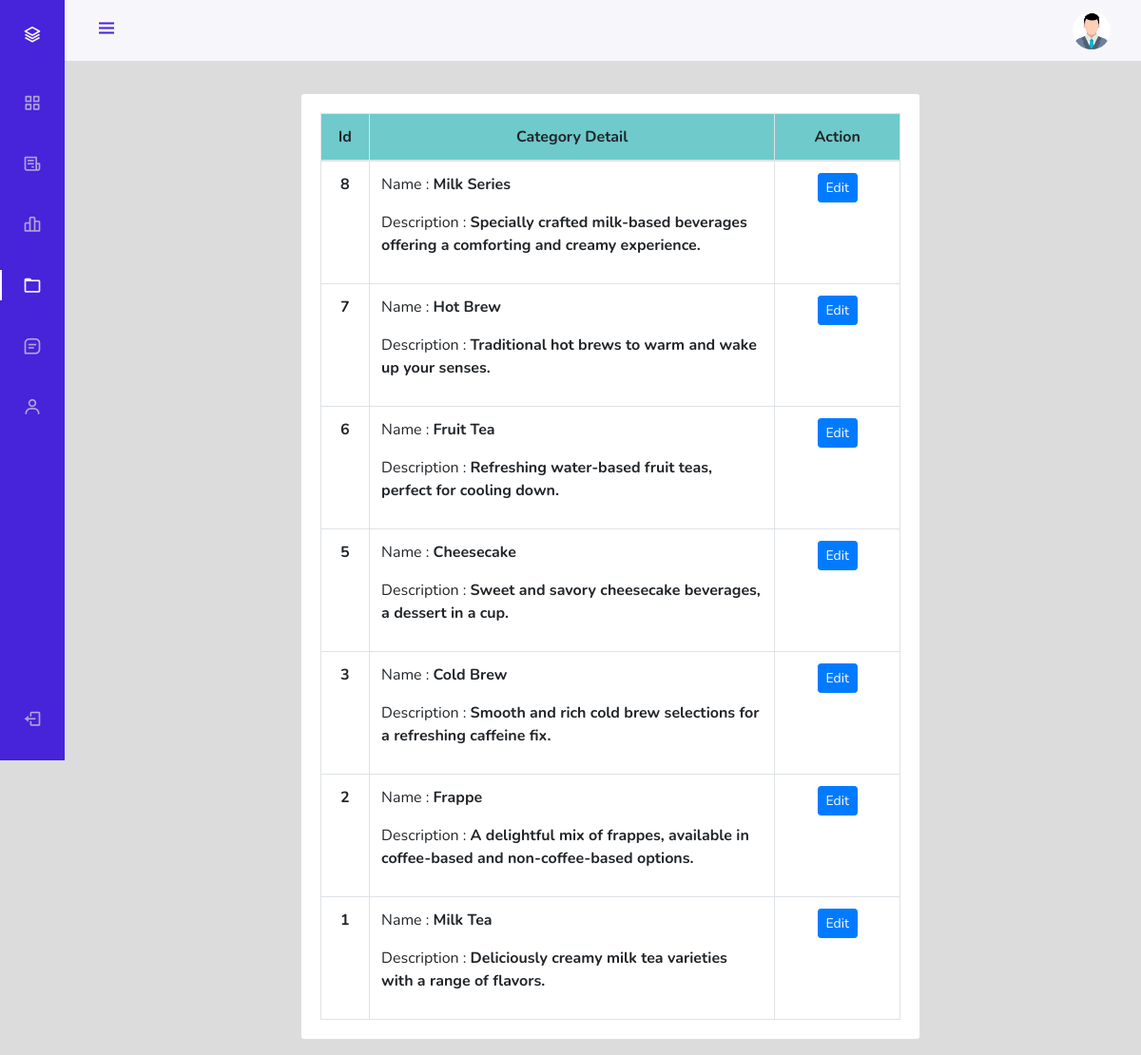
Page /admin/index.php?page=categoryManage (signed in) on the committed database.
### tables this page shows
CREATE TABLE `categories` (
  `categoryId` int NOT NULL,
  `categoryName` varchar(255) NOT NULL,
  `categoryDesc` text NOT NULL,
  `categoryCreateDate` datetime NOT NULL DEFAULT CURRENT_TIMESTAMP
);

### admin/categoryManage.php (the view, shortened to what this page needs)
<div class="container-fluid" style="margin-top:98px">
    <div class="container" style="margin-top: 98px;">
        <div class="col-md-8 mx-auto d-block mb-3">
            <div class="card">
                <div class="card-body">
                    <div class="table-responsive">
                        <table class="table table-bordered table-hover mb-0">
                            <thead style="background-color: rgb(111 202 203);">
                                <tr>
                                    <th class="text-center" style="width:7%;">Id</th>
                                    <th class="text-center" style="width:58%;">Category Detail</th>
                                    <th class="text-center" style="width:18%;">Action</th>
                                </tr>
                            </thead>
                            <tbody>
                                <?php
                                $sql = "SELECT * FROM `categories` ORDER BY categoryId DESC";
                                $result = mysqli_query($conn, $sql);
                                while ($row = mysqli_fetch_assoc($result)) {
                                    $catId = $row['categoryId'];
                                    $catName = $row['categoryName'];
                                    $catDesc = $row['categoryDesc'];
                                    echo '<tr>
                                          <td class="text-center"><b>' . $catId . '</b></td>
                                          <td>
                                              <p>Name : <b>' . $catName . '</b></p>
                                              <p>Description : <b class="truncate">' . $catDesc . '</b></p>
                                          </td>
                                          <td class="text-center">
                                              <button class="btn btn-sm btn-primary edit_cat" type="button" data-toggle="modal" data-target="#updateCat' . $catId . '">Edit</button>
                                          </td>
                                      </tr>';
                                }
                                ?>
                            </tbody>
                        </table>
                    </div>
                </div>
            </div>
        </div>
    </div>
</div>

### admin/assetsForSideBar/css/styles.css (style rules this page uses)
:root { --header-height: 3rem; --nav-width: 68px; --first-color: #4723D9; --first-color-light: #AFA5D9; --white-color: #F7F6FB; --body-font: 'Nunito', sans-serif; --normal-font-size: 1rem; --z-fixed: 100; }
*,::before,::after { box-sizing: border-box; }
body { position: relative; margin: var(--header-height) 0 0 0; padding: 0 1rem; font-family: var(--body-font); font-size: var(--normal-font-size); transition: .5s; }
@media screen and (min-width: 768px) { body { margin: calc(var(--header-height) + 1rem) 0 0 0; padding-left: calc(var(--nav-width) + 2rem); } }

### rows in the picture
categories: categoryId "8", categoryName "Milk Series", categoryDesc "Specially crafted milk-based beverages offering a comforting and creamy experience."
categories: categoryId "7", categoryName "Hot Brew", categoryDesc "Traditional hot brews to warm and wake up your senses."
categories: categoryId "6", categoryName "Fruit Tea", categoryDesc "Refreshing water-based fruit teas, perfect for cooling down."
categories: categoryId "5", categoryName "Cheesecake", categoryDesc "Sweet and savory cheesecake beverages, a dessert in a cup."
categories: categoryId "3", categoryName "Cold Brew", categoryDesc "Smooth and rich cold brew selections for a refreshing caffeine fix."
categories: categoryId "2", categoryName "Frappe", categoryDesc "A delightful mix of frappes, available in coffee-based and non-coffee-based options."
categories: categoryId "1", categoryName "Milk Tea", categoryDesc "Deliciously creamy milk tea varieties with a range of flavors."
